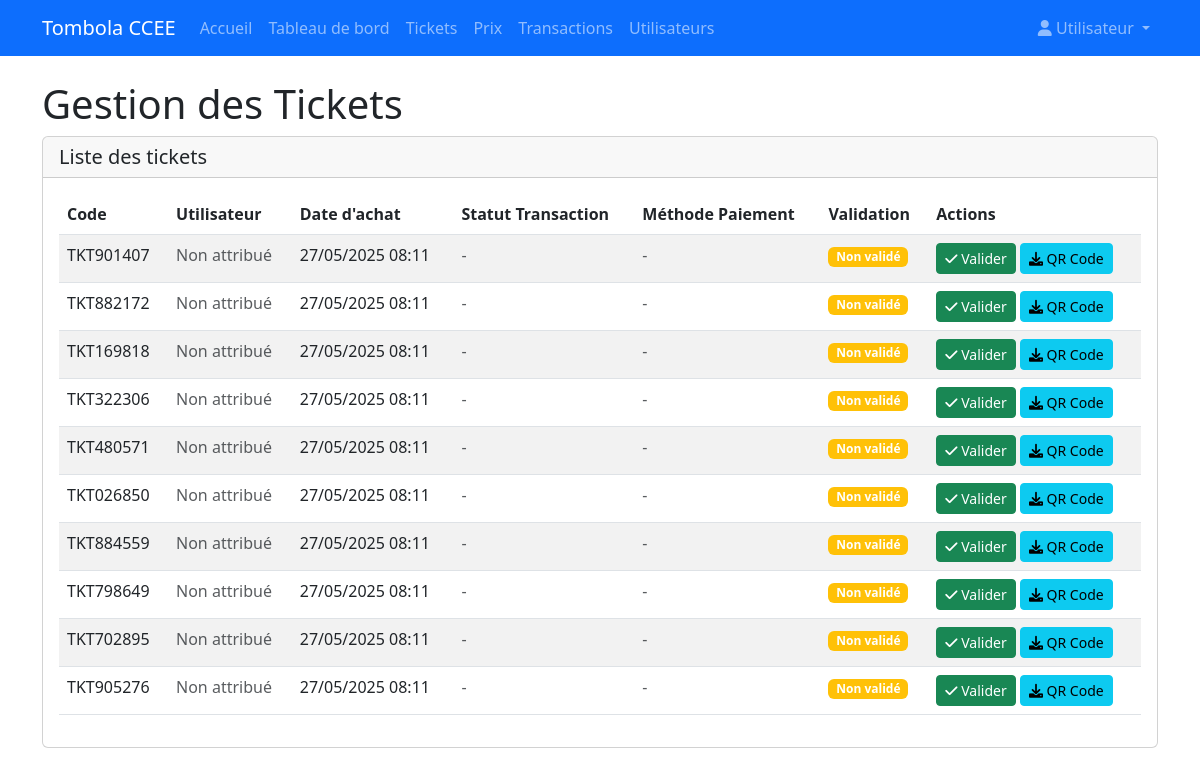
Before: /dashboard/tickets.php (signed in) with the older database file.
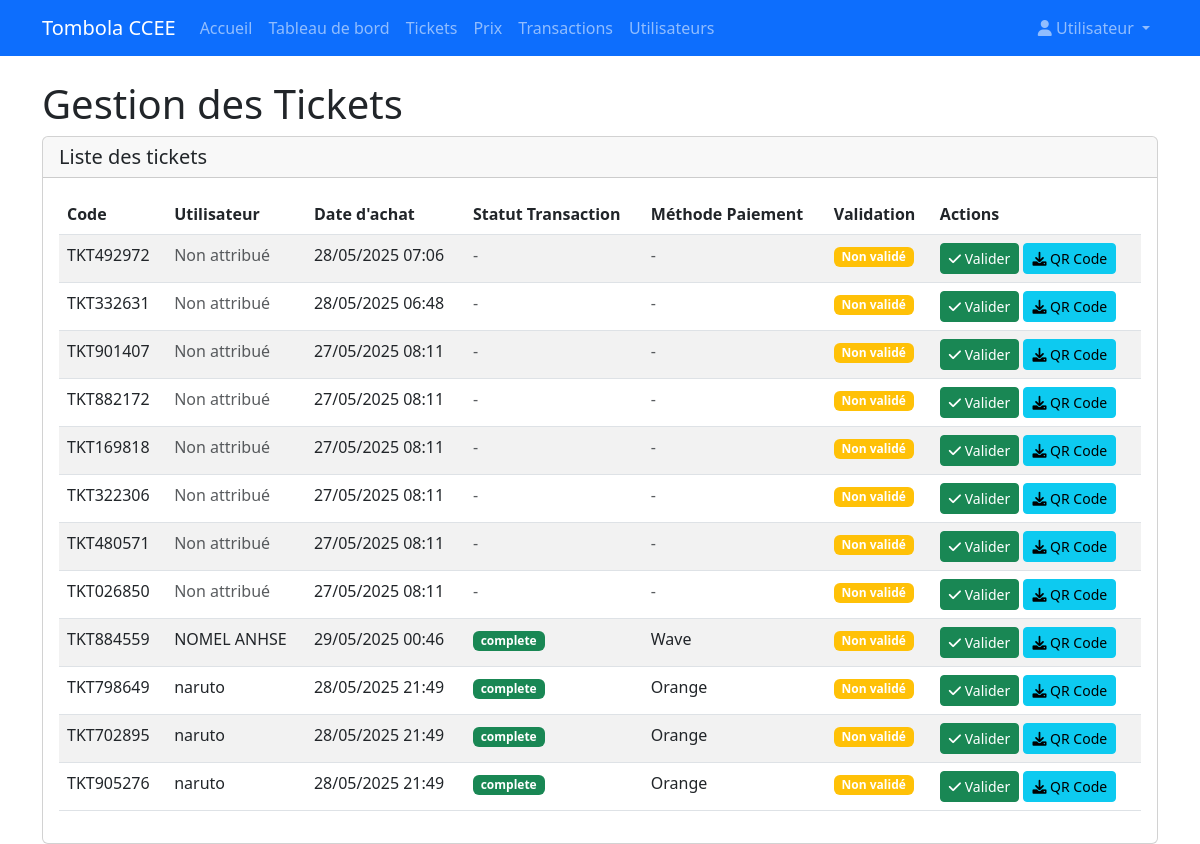
After: the same page with the newer database file.
### tables this page shows
CREATE TABLE IF NOT EXISTS `tickets` (
  `id` int NOT NULL AUTO_INCREMENT,
  `ticket_code` varchar(20) NOT NULL,
  `user_id` int NOT NULL,
  `purchase_date` datetime NOT NULL,
  `is_winner` tinyint(1) DEFAULT '0',
  `is_validated` tinyint(1) NOT NULL DEFAULT '0' COMMENT '0 = non validé, 1 = validé',
  `prize_id` int DEFAULT NULL,
  `id_transaction` int DEFAULT NULL,
  PRIMARY KEY (`id`),
  UNIQUE KEY `ticket_code` (`ticket_code`),
  KEY `user_id` (`user_id`),
  KEY `prize_id` (`prize_id`),
  KEY `fk_tickets_transaction` (`id_transaction`)
);

CREATE TABLE IF NOT EXISTS `users` (
  `id` int NOT NULL AUTO_INCREMENT,
  `fullname` varchar(100) NOT NULL,
  `email` varchar(100) NOT NULL,
  `phone` varchar(20) NOT NULL,
  `password_hash` varchar(255) NOT NULL,
  `created_at` timestamp NULL DEFAULT CURRENT_TIMESTAMP,
  `is_admin` tinyint(1) DEFAULT '0',
  PRIMARY KEY (`id`),
  UNIQUE KEY `email` (`email`)
);

CREATE TABLE IF NOT EXISTS `transactions` (
  `id` int NOT NULL AUTO_INCREMENT,
  `user_id` int NOT NULL,
  `amount` decimal(10,2) NOT NULL,
  `payment_method` enum('orange','mtn','wave') NOT NULL,
  `phone_number` varchar(20) NOT NULL,
  `status` enum('en_attente','complete','rejetée') DEFAULT 'en_attente',
  `is_activated` tinyint(1) DEFAULT '0',
  `quantity` int NOT NULL,
  `created_at` timestamp NULL DEFAULT CURRENT_TIMESTAMP,
  `updated_at` timestamp NULL DEFAULT CURRENT_TIMESTAMP ON UPDATE CURRENT_TIMESTAMP,
  PRIMARY KEY (`id`),
  KEY `user_id` (`user_id`)
);

### includes/auth_functions.php (called while the page is built, shortened)
<?php
function isLoggedIn() {
    return isset($_SESSION['user_id']);
}
function isAdmin() {
    global $pdo;
    try {
        $stmt = $pdo->prepare("SELECT is_admin FROM users WHERE id = ?");
        $stmt->execute([$_SESSION['user_id']]);
        $user = $stmt->fetch(PDO::FETCH_ASSOC);
        return $user && $user['is_admin'] == 1;
    } catch (Exception $e) {
        error_log("Erreur lors de la vérification admin: " . $e->getMessage());
        return false;
    }
}

### init.php (called while the page is built, shortened)
<?php
require_once __DIR__ . '/config.php';
require_once __DIR__ . '/includes/auth_functions.php';
function getUserName() {
    return isset($_SESSION['fullname']) ? $_SESSION['fullname'] : 'Utilisateur';
}
require_once __DIR__ . '/includes/functions.php';
?>

### includes/functions.php (called while the page is built, shortened)
<?php
function format_date($date, $withTime = false) {
    $format = $withTime ? 'd/m/Y H:i' : 'd/m/Y';
    return date($format, strtotime($date));
}

### dashboard/tickets.php (the view, shortened to what this page needs)
<?php
require_once __DIR__ . '/../init.php';
try {
    $stmt = $pdo->query("
        SELECT t.*, u.fullname, tr.status as transaction_status, tr.payment_method
        FROM tickets t
        LEFT JOIN users u ON t.user_id = u.id
        LEFT JOIN transactions tr ON t.id_transaction = tr.id
        ORDER BY t.id DESC
    ");
    $tickets = $stmt->fetchAll(PDO::FETCH_ASSOC);
} catch (PDOException $e) {
    set_flash_message('error', 'Erreur lors de la récupération des tickets : ' . $e->getMessage());
    $tickets = [];
}
require_once __DIR__ . '/../includes/header.php';
?>
<div class="container mt-4">
    <h1>Gestion des Tickets</h1>
    <div class="card">
        <div class="card-header">
            <h2 class="h5 mb-0">Liste des tickets</h2>
        </div>
        <div class="card-body">
            <?php if (empty($tickets)): ?>
                <p class="text-muted">Aucun ticket n'a été créé pour le moment.</p>
            <?php else: ?>
                <div class="table-responsive">
                    <table class="table table-striped">
                        <thead>
                            <tr>
                                <th>Code</th>
                                <th>Utilisateur</th>
                                <th>Date d'achat</th>
                                <th>Statut Transaction</th>
                                <th>Méthode Paiement</th>
                                <th>Validation</th>
                                <th>Actions</th>
                            </tr>
                        </thead>
                        <tbody>
                            <?php foreach ($tickets as $ticket): ?>
                                <tr>
                                    <td><?php echo htmlspecialchars($ticket['ticket_code']); ?></td>
                                    <td>
                                        <?php if ($ticket['user_id']): ?>
                                            <?php echo htmlspecialchars($ticket['fullname']); ?>
                                        <?php else: ?>
                                            <span class="text-muted">Non attribué</span>
                                        <?php endif; ?>
                                    </td>
                                    <td><?php echo format_date($ticket['purchase_date'], true); ?></td>
                                    <td>
                                        <?php if ($ticket['transaction_status']): ?>
                                            <span class="badge bg-<?php echo $ticket['transaction_status'] === 'complete' ? 'success' :
                                                                          ($ticket['transaction_status'] === 'en_attente' ? 'warning' : 'danger'); ?>">
                                                <?php echo htmlspecialchars($ticket['transaction_status']); ?>
                                            </span>
                                        <?php else: ?>
                                            <span class="text-muted">-</span>
                                        <?php endif; ?>
                                    </td>
                                    <td>
                                        <?php if ($ticket['payment_method']): ?>
                                            <?php echo htmlspecialchars(ucfirst($ticket['payment_method'])); ?>
                                        <?php else: ?>
                                            <span class="text-muted">-</span>
                                        <?php endif; ?>
                                    </td>
                                    <td>
                                        <?php if ($ticket['is_validated']): ?>
                                            <span class="badge bg-success">Validé</span>
                                        <?php else: ?>
                                            <span class="badge bg-warning">Non validé</span>
                                        <?php endif; ?>
                                    </td>
                                    <td>
                                        <?php if (!$ticket['is_validated']): ?>
                                            <form action="" method="post" class="d-inline">
                                                <button type="submit" class="btn btn-sm btn-success">
                                                    <i class="fas fa-check"></i> Valider
                                                </button>
                                            </form>
                                        <?php endif; ?>
                                        <a href="/dashboard/ticket_download.php?id=<?php echo $ticket['id']; ?>"
                                           class="btn btn-sm btn-info">
                                            <i class="fas fa-download"></i> QR Code
                                        </a>
                                    </td>
                                </tr>
                            <?php endforeach; ?>
                        </tbody>
                    </table>
                </div>
            <?php endif; ?>
        </div>
    </div>
</div>
<?php require_once __DIR__ . '/../includes/footer.php'; ?>

### includes/header.php (shortened to what this page needs)
<?php
require_once __DIR__ . '/../init.php';
?>
<!DOCTYPE html>
<html lang="fr">
<head>
    <link href="https://cdn.jsdelivr.net/npm/bootstrap@5.3.0/dist/css/bootstrap.min.css" rel="stylesheet">
    <link href="https://cdnjs.cloudflare.com/ajax/libs/font-awesome/6.0.0/css/all.min.css" rel="stylesheet">
</head>
<body>
    <nav class="navbar navbar-expand-lg navbar-dark bg-primary">
        <div class="container">
            <a class="navbar-brand" href="/">Tombola CCEE</a>
            <div class="collapse navbar-collapse" id="navbarNav">
                <ul class="navbar-nav me-auto">
                    <li class="nav-item">
                        <a class="nav-link" href="/">Accueil</a>
                    </li>
                    <?php if (isLoggedIn()): ?>
                        <li class="nav-item">
                            <a class="nav-link" href="/dashboard/">Tableau de bord</a>
                        </li>
                        <?php if (isAdmin()): ?>
                            <li class="nav-item">
                                <a class="nav-link" href="/dashboard/tickets.php">Tickets</a>
                            </li>
                            <li class="nav-item">
                                <a class="nav-link" href="/dashboard/prizes.php">Prix</a>
                            </li>
                            <li class="nav-item">
                                <a class="nav-link" href="/dashboard/transactions.php">Transactions</a>
                            </li>
                            <li class="nav-item">
                                <a class="nav-link" href="/dashboard/users.php">Utilisateurs</a>
                            </li>
                        <?php endif; ?>
                    <?php endif; ?>
                </ul>
                <?php if (isLoggedIn()): ?>
                    <ul class="navbar-nav">
                        <li class="nav-item dropdown">
                            <a class="nav-link dropdown-toggle" href="#" id="userDropdown" role="button"
                               data-bs-toggle="dropdown">
                                <i class="fas fa-user"></i> <?php echo htmlspecialchars(getUserName()); ?>
                            </a>
                        </li>
                    </ul>
                <?php endif; ?>
            </div>
        </div>
    </nav>
</body>
</html>

### includes/footer.php (shortened to what this page needs)
</body>
</html>

Changed rows visible on the page:
added tickets: ticket_code "TKT492972", shows "Non attribué", purchase_date "28/05/2025 07:06", is_validated "Non validé"
added tickets: ticket_code "TKT332631", shows "Non attribué", purchase_date "28/05/2025 06:48", is_validated "Non validé"
changed tickets "TKT884559": user.fullname (not shown) → "NOMEL ANHSE"; purchase_date "27/05/2025 08:11" → "29/05/2025 00:46"; id_transaction.status (not shown) → "complete"; id_transaction.payment_method (not shown) → "Wave"; no longer shows "Non attribué"; no longer shows "- -"
changed tickets "TKT798649": user.fullname (not shown) → "naruto"; purchase_date "27/05/2025 08:11" → "28/05/2025 21:49"; id_transaction.status (not shown) → "complete"; id_transaction.payment_method (not shown) → "Orange"; no longer shows "Non attribué"; no longer shows "- -"
changed tickets "TKT702895": user.fullname (not shown) → "naruto"; purchase_date "27/05/2025 08:11" → "28/05/2025 21:49"; id_transaction.status (not shown) → "complete"; id_transaction.payment_method (not shown) → "Orange"; no longer shows "Non attribué"; no longer shows "- -"
changed tickets "TKT905276": user.fullname (not shown) → "naruto"; purchase_date "27/05/2025 08:11" → "28/05/2025 21:49"; id_transaction.status (not shown) → "complete"; id_transaction.payment_method (not shown) → "Orange"; no longer shows "Non attribué"; no longer shows "- -"
